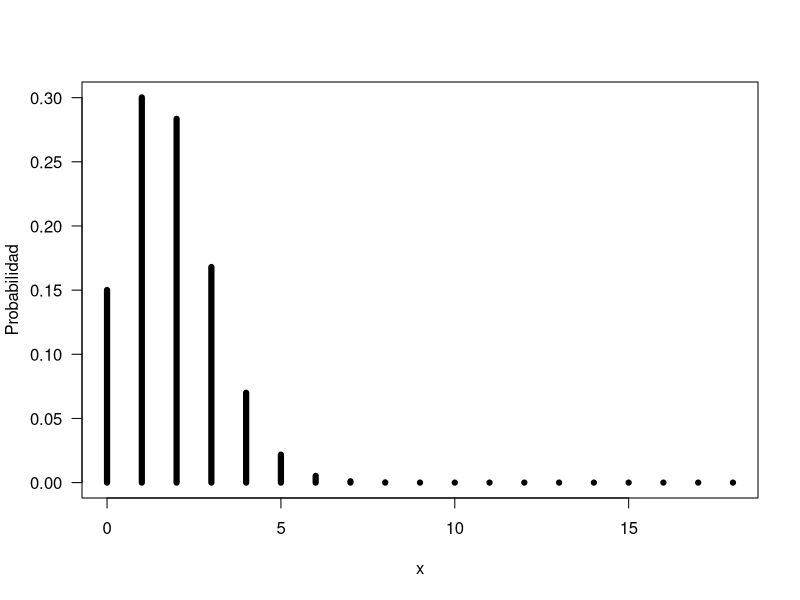

Write the R code that produced this figure.
## ---- chunk 1
dbinom(x=2, size=18, prob=0.10)
## ---- chunk 2
sum(dbinom(x=4:18, size=18, prob=0.10))
## ---- chunk 3
pbinom(q=3, size=18, prob=0.10)
## ---- chunk 4
x <- 0:18  # Soporte (dominio) de la variable
Probabilidad <- dbinom(x=x, size=18, prob=0.1)
plot(x=x, y=Probabilidad, 
     type='h', las=1, lwd=6)
## ---- chunk 5
m <- rbinom(n=100, size=18, prob=0.1)
m  # Para ver lo que hay dentro de m1
prop.table(table(m))  # Tabla de frecuencia relativa
## ---- chunk 6
dgeom(x=124, prob=0.01)
## ---- chunk 7
pgeom(q=50, prob=0.01)
## ---- chunk 8
qgeom(p=0.4, prob=0.01)
## ---- chunk 9
dnbinom(x=2, size=2, prob=0.5)
## ---- chunk 10
1 - sum(dnbinom(x=0:1, size=2, prob=0.5))
## ---- chunk 11
1 - pnbinom(q=1, size=2, prob=0.5)
## ---- chunk 12
dhyper(x=4, m=100, k=4, n=200)
## ---- chunk 13
sum(dhyper(x=2:4, m=100, k=4, n=200))
## ---- chunk 14
dpois(x=0, lambda=0.2)
